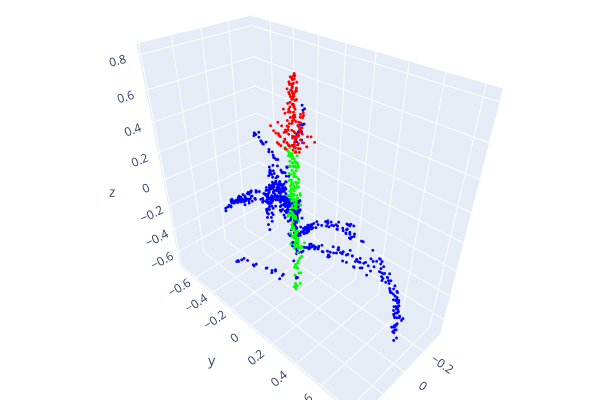

Write notebook code for a chart like this one.
### Code cell
idx = 5
visualize_data(train_pointclouds[idx],train_pointclouds_labels[idx])

### Figure 1 — Plotly figure (JSON) as saved in the notebook; plotly's stock layout.template omitted (floating-point values rounded to 4 significant figures; data arrays with more than 128 entries replaced by an {"elided": "..."} marker saying what was removed)
{"data": [{"marker": {"color": {"elided": "1000x3 float values"}, "size": 1}, "mode": "markers", "type": "scatter3d", "x": {"elided": "1000 float values"}, "y": {"elided": "1000 float values"}, "z": {"elided": "1000 float values"}}], "layout": {"height": 400, "margin": {"b": 0, "l": 0, "r": 0, "t": 0}, "scene": {"camera": {"center": {"x": 0, "y": 0, "z": 0}, "up": {"x": 0, "y": 0, "z": 1}}}, "showlegend": false, "width": 600}}
